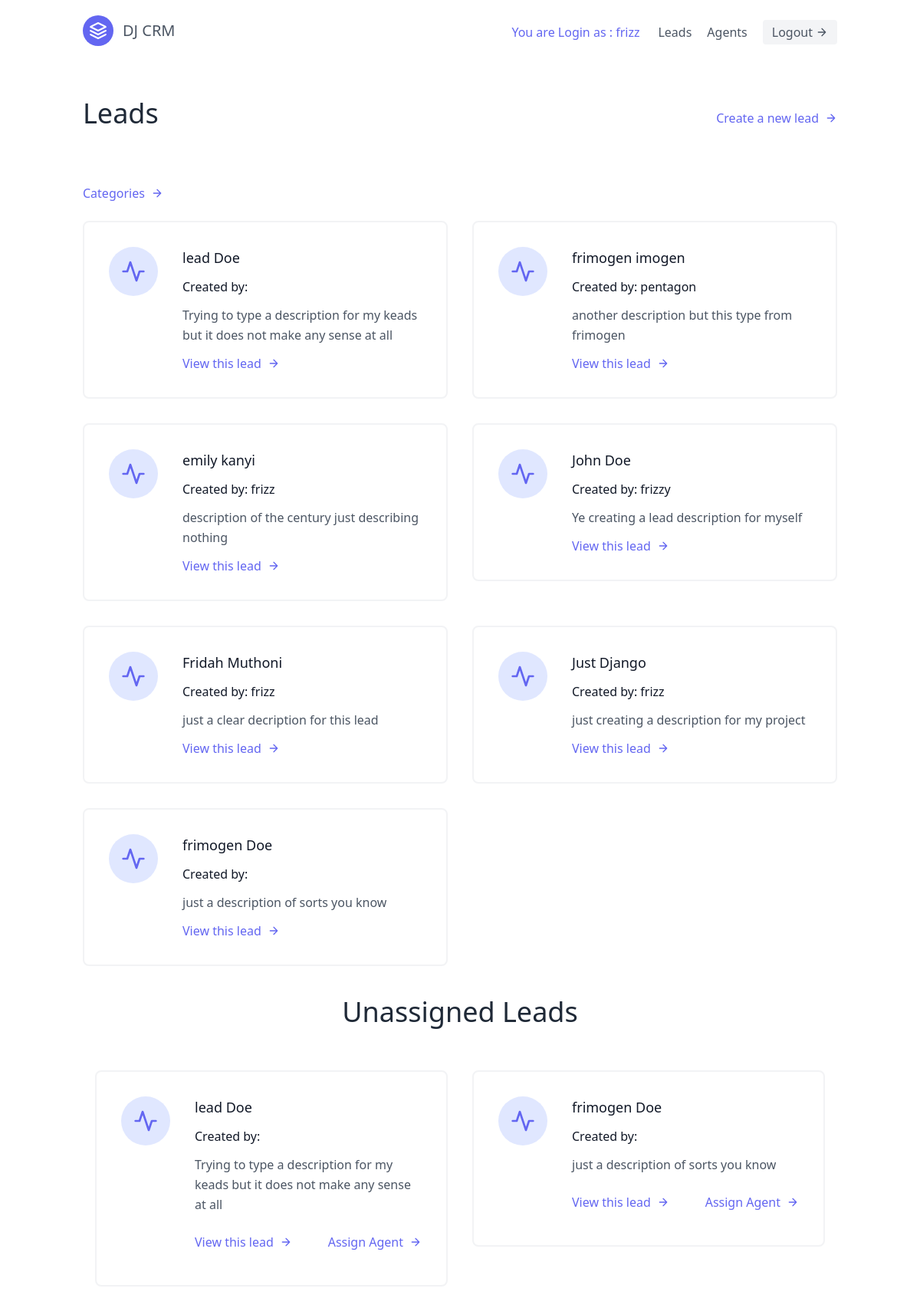
Screenshot of /leads/ (signed in) with the database file from the repository.
### leads/models.py (models this page shows, shortened)
class User(AbstractUser):
    is_agent = models.BooleanField(default=False)
    is_organiser = models.BooleanField(default=True)

class Lead(models.Model):
    first_name = models.CharField(max_length=20)
    last_name = models.CharField(max_length=20)
    age = models.IntegerField(default=0)
    organisation = models.ForeignKey(UserProfile, on_delete=models.CASCADE)
    agent = models.ForeignKey(
        'Agent', blank=True, null=True, on_delete=models.SET_NULL)
    category = models.ForeignKey(
        'Category', related_name='leads', on_delete=models.SET_NULL, blank=True, null=True)
    description = models.TextField()
    date_added = models.DateTimeField(auto_now_add=True)
    phone_number = models.CharField(max_length=20)
    email = models.EmailField()

class Agent(models.Model):
    user = models.OneToOneField(User, on_delete=models.CASCADE)
    organisation = models.ForeignKey(UserProfile, on_delete=models.CASCADE)

### leads/views.py (the view)
# urls.py: path('', views.Leads_List_view.as_view(), name='leads'),
class Leads_List_view(LoginRequiredMixin, ListView):
    template_name = 'leads_list.html'
    context_object_name = 'leads'
    def get_queryset(self):
        user = self.request.user
        if user.is_organiser:
            queryset = Lead.objects.filter(organisation=user.userprofile)
        else:
            queryset = Lead.objects.filter(
                organisation=user.agent.organisation)
            queryset = Lead.objects.filter(agent__user=user)
        return queryset
    def get_context_data(self, **kwargs):
        context = super(Leads_List_view, self).get_context_data(**kwargs)
        if self.request.user.is_organiser:
            queryset = Lead.objects.filter(
                organisation=self.request.user.userprofile, agent__isnull=True)
            context.update({
                'unassigned_leads': queryset
            })
        return context

### leads/templates/leads_list.html (shortened to what this page needs)
{% extends './base.html' %}
{% block content %}
<section class="text-gray-600 body-font">
  <div class="container px-5 py-6 mx-auto flex flex-wrap">
    <div class="mb-6 w-full py-6 flex items-center justify-between border-gray-200">
      <div>
        <h1 class="text-4xl text-gray-800">Leads</h1>
      </div>
      <div>
        <a href="{% url 'leads:create' %}" class="mt-3 text-indigo-500 inline-flex items-center">Create a new lead
          <svg fill="none" stroke="currentColor" stroke-linecap="round" stroke-linejoin="round" stroke-width="2"
            class="w-4 h-4 ml-2" viewBox="0 0 24 24">
            <path d="M5 12h14M12 5l7 7-7 7"></path>
          </svg>
        </a>
      </div>
    </div>
    <a href="{% url 'leads:categories' %}" class="my-6 text-indigo-500 inline-flex items-center">Categories
      <svg fill="none" stroke="currentColor" stroke-linecap="round" stroke-linejoin="round" stroke-width="2"
        class="w-4 h-4 ml-2" viewBox="0 0 24 24">
        <path d="M5 12h14M12 5l7 7-7 7"></path>
      </svg>
    </a>
    <div class="flex flex-wrap -m-4">
      {% for lead in leads%}
      <div class="p-4 lg:w-1/2 md:w-full">
        <div class="flex border-2 rounded-lg border-gray-200 border-opacity-50 p-8 sm:flex-row flex-col">
          <div
            class="w-16 h-16 sm:mr-8 sm:mb-0 mb-4 inline-flex items-center justify-center rounded-full bg-indigo-100 text-indigo-500 flex-shrink-0">
            <svg fill="none" stroke="currentColor" stroke-linecap="round" stroke-linejoin="round" stroke-width="2"
              class="w-8 h-8" viewBox="0 0 24 24">
              <path d="M22 12h-4l-3 9L9 3l-3 9H2"></path>
            </svg>
          </div>
          <div class="flex-grow">
            <h2 class="text-gray-900 text-lg title-font font-medium mb-3">
              {{lead.first_name}} {{lead.last_name}}
            </h2>
            <h6 class="text-gray-900  title-font font-medium mb-3">Created by: {{lead.agent.user.username}}</h6>
            <p class="leading-relaxed text-base">{{lead.description}}</p>
            <a href="{% url 'leads:detail' lead.id %}" class="mt-3 text-indigo-500 inline-flex items-center">View this
              lead
              <svg fill="none" stroke="currentColor" stroke-linecap="round" stroke-linejoin="round" stroke-width="2"
                class="w-4 h-4 ml-2" viewBox="0 0 24 24">
                <path d="M5 12h14M12 5l7 7-7 7"></path>
              </svg>
            </a>
          </div>
        </div>
      </div>
      {% endfor %}
    </div>
  </div>
</section>
<section class="text-gray-600 body-font">
  <h1 class="text-4xl text-gray-800 text-center my-4">Unassigned Leads</h1>
  <section class="container px-5 py-6 mx-auto flex flex-wrap">
    {% if unassigned_leads.exists%}
    {% for lead in unassigned_leads%}
    <div class="p-4 lg:w-1/2 md:w-full">
      <div class="flex border-2 rounded-lg border-gray-200 border-opacity-50 p-8 sm:flex-row flex-col">
        <div
          class="w-16 h-16 sm:mr-8 sm:mb-0 mb-4 inline-flex items-center justify-center rounded-full bg-indigo-100 text-indigo-500 flex-shrink-0">
          <svg fill="none" stroke="currentColor" stroke-linecap="round" stroke-linejoin="round" stroke-width="2"
            class="w-8 h-8" viewBox="0 0 24 24">
            <path d="M22 12h-4l-3 9L9 3l-3 9H2"></path>
          </svg>
        </div>
        <div class="flex-grow">
          <h2 class="text-gray-900 text-lg title-font font-medium mb-3">
            {{lead.first_name}} {{lead.last_name}}
          </h2>
          <h6 class="text-gray-900  title-font font-medium mb-3">Created by: {{lead.agent.user.username}}</h6>
          <p class="leading-relaxed text-base">{{lead.description}}</p>
          <section class="flex justify-between items-center my-3">
            <a href="{% url 'leads:detail' lead.id %}" class="mt-3 text-indigo-500 inline-flex items-center">View this
              lead
              <svg fill="none" stroke="currentColor" stroke-linecap="round" stroke-linejoin="round" stroke-width="2"
                class="w-4 h-4 ml-2" viewBox="0 0 24 24">
                <path d="M5 12h14M12 5l7 7-7 7"></path>
              </svg>
            </a>
            <a href="{% url 'leads:assign' lead.id %}" class="mt-3 text-indigo-500 inline-flex items-center">Assign
              Agent
              <svg fill="none" stroke="currentColor" stroke-linecap="round" stroke-linejoin="round" stroke-width="2"
                class="w-4 h-4 ml-2" viewBox="0 0 24 24">
                <path d="M5 12h14M12 5l7 7-7 7"></path>
              </svg>
            </a>
          </section>
        </div>
      </div>
    </div>
    {% endfor %}
    {% endif %}
  </section>
</section>
{% endblock%}

### templates/base.html (shortened to what this page needs)
<!DOCTYPE html>
{% load static %}
<html lang="en">
<head>
    <link rel="stylesheet" href="{% static 'css/style.css' %}">
    <script src="https://cdn.tailwindcss.com"></script>
</head>
<body>
    <section class="max-w-7xl  mx-auto">
        {% include 'navbar.html' %}
        {% block content %}
        {% endblock %}
    </section>
</body>
</html>

### templates/navbar.html (shortened to what this page needs)
<header class="text-gray-600 body-font">
  <div class="container mx-auto flex flex-wrap p-5 flex-col md:flex-row items-center">
    <a class="flex title-font font-medium items-center text-gray-900 mb-4 md:mb-0">
      <svg xmlns="http://www.w3.org/2000/svg" fill="none" stroke="currentColor" stroke-linecap="round"
        stroke-linejoin="round" stroke-width="2" class="w-10 h-10 text-white p-2 bg-indigo-500 rounded-full"
        viewBox="0 0 24 24">
        <path d="M12 2L2 7l10 5 10-5-10-5zM2 17l10 5 10-5M2 12l10 5 10-5"></path>
      </svg>
      <a href="{% url 'home' %}" class="ml-3 text-xl">DJ CRM</a>
    </a>
    <nav class="md:ml-auto flex flex-wrap items-center text-base justify-center sm:mt-4 md:mt-1">
      {% if request.user.is_authenticated %}
      <section class="flex flex-wrap items-center text-base justify-center mt-4 md:mt-0">
        <h1 class="mr-6 text-indigo-500 ">You are Login as : {{request.user.username}}</h1>
        <a href="{% url 'leads:leads'%}" class="mr-5 hover:text-gray-900">Leads</a>
        {% if request.user.is_organiser %}
        <a href="{% url 'agents:agents_list'%}" class="mr-5 hover:text-gray-900">Agents</a>
        {% endif %}
        <a href="{% url 'logout'%}"
          class="inline-flex items-center bg-gray-100 border-0 py-1 px-3 focus:outline-none hover:bg-gray-200 rounded text-base">
          Logout
          <svg fill="none" stroke="currentColor" stroke-linecap="round" stroke-linejoin="round" stroke-width="2"
            class="w-4 h-4 ml-1" viewBox="0 0 24 24">
            <path d="M5 12h14M12 5l7 7-7 7"></path>
          </svg>
        </a>
      </section>
      {% endif %}
    </nav>
  </div>
</header>

### rows the page displays
User: user.username "frizz"
Lead: first_name "lead", last_name "Doe", description "Trying to type a description for my keads but it does not make any sense at all"
Lead: first_name "frimogen", last_name "imogen", agent.user.username "pentagon", description "another description but this type from frimogen"
Lead: first_name "emily", last_name "kanyi", agent.user.username "frizz", description "description of the century just describing nothing"
Lead: first_name "John", last_name "Doe", agent.user.username "frizzy", description "Ye creating a lead description for myself"
Lead: first_name "Fridah", last_name "Muthoni", agent.user.username "frizz", description "just a clear decription for this lead"
Lead: first_name "Just", last_name "Django", agent.user.username "frizz", description "just creating a description for my project"
Lead: first_name "frimogen", last_name "Doe", description "just a description of sorts you know"
